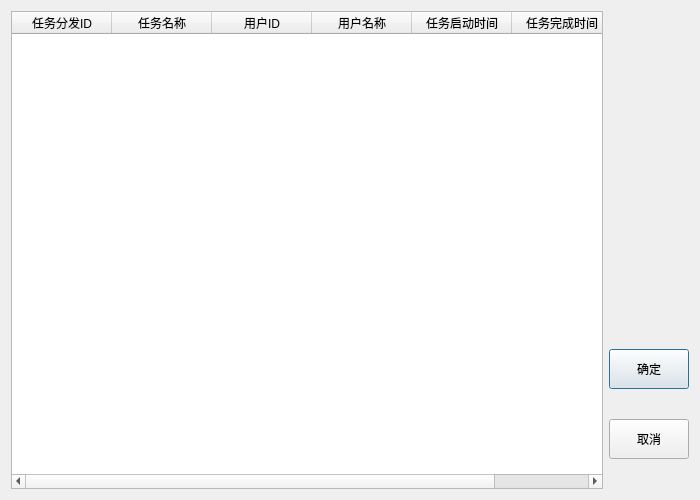
<?xml version="1.0" encoding="UTF-8"?>
<ui version="4.0">
 <class>CSelectTaskTable</class>
 <widget class="QDialog" name="CSelectTaskTable">
  <property name="geometry">
   <rect>
    <x>0</x>
    <y>0</y>
    <width>700</width>
    <height>500</height>
   </rect>
  </property>
  <property name="windowTitle">
   <string>选择任务</string>
  </property>
  <layout class="QHBoxLayout" name="horizontalLayout">
   <item>
    <widget class="QTableWidget" name="listTask">
     <column>
      <property name="text">
       <string>任务分发ID</string>
      </property>
     </column>
     <column>
      <property name="text">
       <string>任务名称</string>
      </property>
     </column>
     <column>
      <property name="text">
       <string>用户ID</string>
      </property>
     </column>
     <column>
      <property name="text">
       <string>用户名称</string>
      </property>
     </column>
     <column>
      <property name="text">
       <string>任务启动时间</string>
      </property>
     </column>
     <column>
      <property name="text">
       <string>任务完成时间</string>
      </property>
     </column>
    </widget>
   </item>
   <item>
    <layout class="QVBoxLayout" name="verticalLayout">
     <property name="spacing">
      <number>30</number>
     </property>
     <property name="bottomMargin">
      <number>30</number>
     </property>
     <item>
      <spacer name="verticalSpacer">
       <property name="orientation">
        <enum>Qt::Vertical</enum>
       </property>
       <property name="sizeHint" stdset="0">
        <size>
         <width>20</width>
         <height>40</height>
        </size>
       </property>
      </spacer>
     </item>
     <item>
      <widget class="QPushButton" name="buttonEnter">
       <property name="minimumSize">
        <size>
         <width>0</width>
         <height>40</height>
        </size>
       </property>
       <property name="styleSheet">
        <string notr="true">font: 12pt &quot;宋体&quot;;</string>
       </property>
       <property name="text">
        <string>确定</string>
       </property>
      </widget>
     </item>
     <item>
      <widget class="QPushButton" name="buttonExit">
       <property name="minimumSize">
        <size>
         <width>0</width>
         <height>40</height>
        </size>
       </property>
       <property name="styleSheet">
        <string notr="true">font: 12pt &quot;宋体&quot;;</string>
       </property>
       <property name="text">
        <string>取消</string>
       </property>
      </widget>
     </item>
    </layout>
   </item>
  </layout>
 </widget>
 <resources/>
 <connections>
  <connection>
   <sender>buttonExit</sender>
   <signal>clicked()</signal>
   <receiver>CSelectTaskTable</receiver>
   <slot>reject()</slot>
   <hints>
    <hint type="sourcelabel">
     <x>580</x>
     <y>350</y>
    </hint>
    <hint type="destinationlabel">
     <x>324</x>
     <y>199</y>
    </hint>
   </hints>
  </connection>
 </connections>
</ui>
